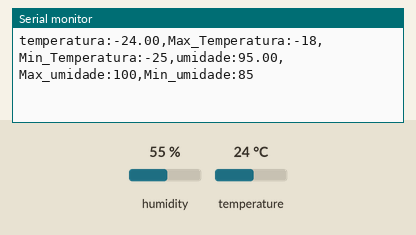
Bench run of a sketch on a simulated Arduino Uno, built with avr-gcc and run on an emulated ATmega328P. Parts: the last lines printed to the serial monitor. The inputs (shaded band) are chosen by the test bench; at power-on: humidity 55 %, temperature 24 °C.

Above: at 2.9 s.
3.0 s: humidity set to 68 %
At 4.45 s:
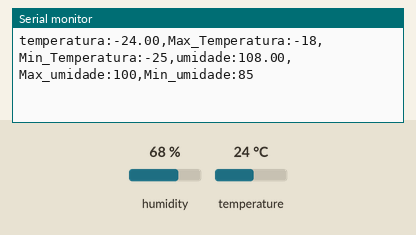
9.3 s: temperature set to 41 °C
At 9.35 s:
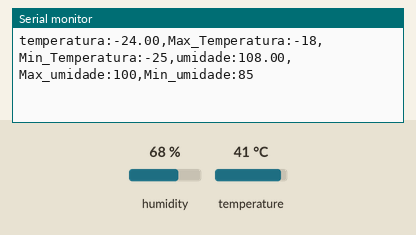
15.6 s: humidity set to 22 %
At 15.66 s:
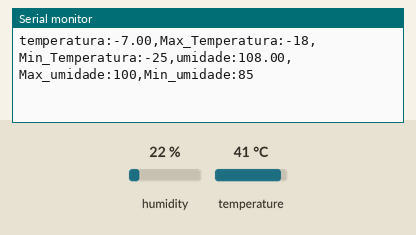
Timing chart, 0 to 18.6 s (numbered marks = the images above; inputs shaded):
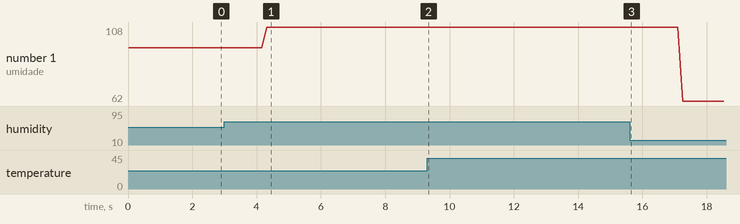

Measured:
- after the input at 3.0 s, the serial monitor: prints a new line after 1.3 s (image 1)
- plotted number 1: 95 → 108 after the input at 3.0 s, 108 → 62 after the input at 15.6 s

The sketch:

DHT11.ino
```cpp
#include "DHT.h"  //importando a biblioteca
#define TIPO_SENSOR DHT11
const int PINO_SENSOR_DHT11 = A0;  // definindo a porta de captura - variavel do tipo inteiro
const int max = -18;               // limite max temperatura
const int min = -25;               // limite min temperatura
const int max_u = 100;             // limite max umidade
const int min_u = 85;              // limite min umidade

DHT sensorDHT(PINO_SENSOR_DHT11, TIPO_SENSOR);  // chama a função da biblioteca
void setup()                                    // função de inicialização basica
{
  Serial.begin(9600);  // definir a quantidade de dados da usb
  sensorDHT.begin();   // iniciar sensor
}
void loop()  // função de repetição - será executado infinitamente apos iniciada
{
  float umidade = sensorDHT.readHumidity() + 40;         // variavel do tipo float e onde será armazenado o dado de umidade
  float temperatura = sensorDHT.readTemperature() - 48;  // variavel do tipo float e onde será armazenado o dado de temperatura
  if (isnan(temperatura) || isnan(umidade))              // verifica se as variaveis tem dado, caso alguma delas não tenha exibir uma mensagem de erro
  {
    Serial.println("ERRO ao ler os dados do sensor");  // mensagem de erro
  } else {
    Serial.print("temperatura:");  // label temperatura
    Serial.print(temperatura);     // exibe o dado de temperatura
    Serial.print(",");             // separa para a proxima label

    Serial.print("Max_Temperatura:");  // label max temperatura
    Serial.print(max);                 // exibe o dado fixo max de temperatura para determinar limite
    Serial.print(",");                 // separa para a proxima label

    Serial.print("Min_Temperatura:");  // label max temperatura
    Serial.print(min);                 // exibe o dado fixo min de temperatura para determinar limite
    Serial.print(",");                 // separa para a proxima label

    Serial.print("umidade:");  //  label umidade
    Serial.print(umidade);     // exibe o dado de umidade
    Serial.print(",");         // separa para a proxima label

    Serial.print("Max_umidade:");  //  label max umidade
    Serial.print(max_u);           // exibe o dado fixo max de umidade para determinar limite
    Serial.print(",");             // separa para a proxima label

    Serial.print("Min_umidade:");  //  label min umidade
    Serial.println(min_u);         // exibe o dado fixo min de umidade para determinar limite
  }
  delay(100);  // espera 1 segundo para finalizar
}
```
